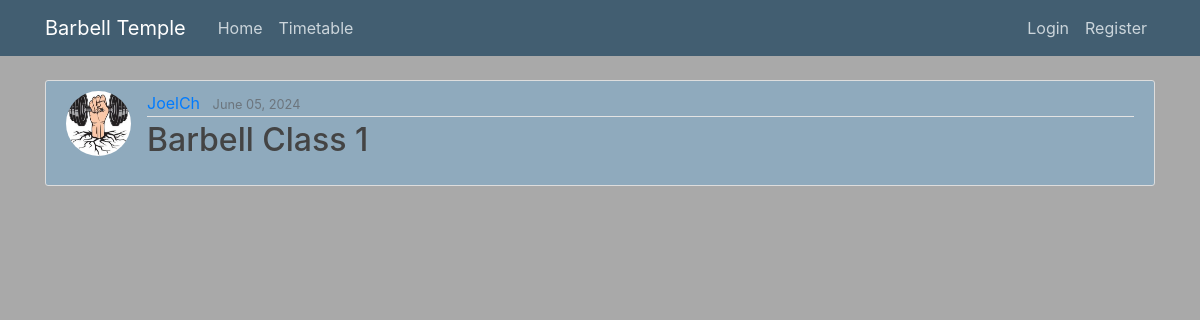
/, run on an earlier commit of the app's database.
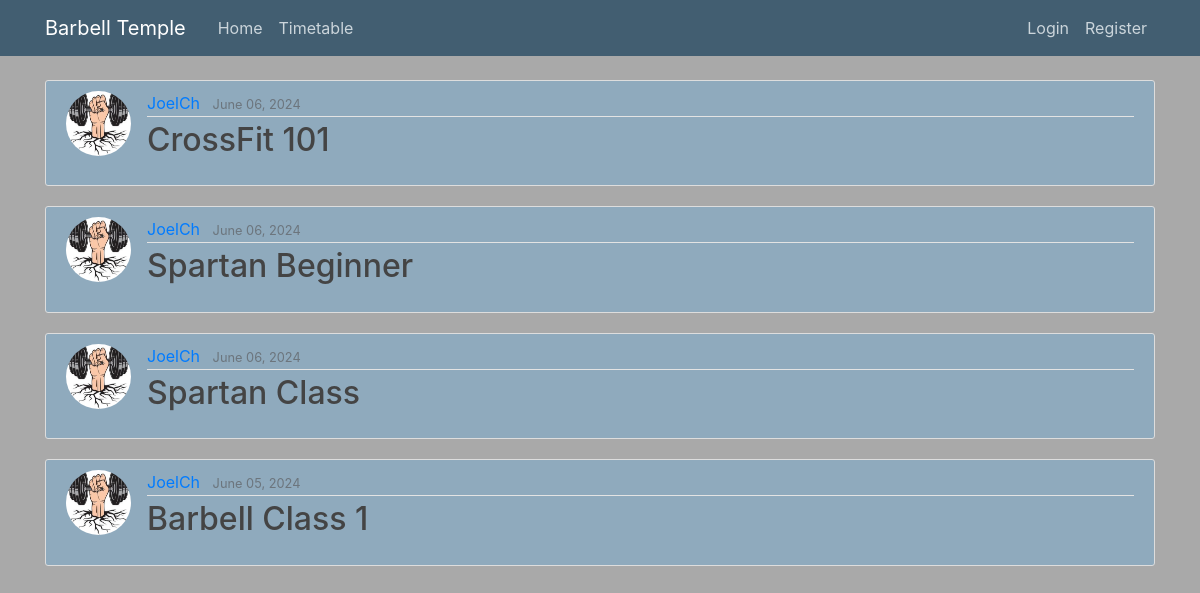
And on a later commit of the database.
### barbell_classes/models.py (models this page shows, shortened)
class BarbellClass(models.Model):
    title = models.CharField(max_length=100, help_text="Enter the title of the barbell class (e.g., 'Beginner Strength Training')")
    image = CloudinaryField('image', default='placeholder')
    date_posted = models.DateTimeField(default=timezone.now)
    author = models.ForeignKey(User, on_delete=models.CASCADE)
    date = models.TextField(default='', help_text="Enter the date and time of the class (e.g., '2024-06-15 10:00 AM')")
    duration = models.TextField(default='', help_text="Enter the duration of the class (e.g., '1 hour')")
    difficulty = models.TextField(default='', help_text="Enter the difficulty level of the class (e.g., 'Beginner', 'Intermediate', 'Advanced')")
    description = models.TextField(help_text="Provide a detailed description of the class")

### users/models.py (models this page shows, shortened)
class Profile(models.Model):
    user = models.OneToOneField(User, on_delete=models.CASCADE)
    image = models.ImageField(default='default.jpg', upload_to='profile_pictures')

### barbell_classes/views.py (the view)
# urls.py: path('', BarbellClassListView.as_view(), name='barbell_classes-home'),
class BarbellClassListView(ListView):
    model = BarbellClass
    template_name = 'barbell_classes/home.html'
    context_object_name = 'barbellclass_updates'
    ordering = ['-date_posted']

### barbell_classes/templates/barbell_classes/home.html (shortened to what this page needs)
{% extends "barbell_classes/base.html" %}
{% block content %}
    {% for barbellclass_update in barbellclass_updates %}
    <article class="media content-section">
        <img class="rounded-circle article-img" src="{{ barbellclass_update.author.profile.image.url }}">
        <div class="media-body">
            <div class="article-metadata">
                <a class="mr-2" href="#">{{ barbellclass_update.author }}</a>
                <small class="text-muted">{{ barbellclass_update.date_posted|date:"F d, Y" }}</small>
            </div>
            <h2><a class="article-title" href="{% url 'barbellclass-detail' barbellclass_update.id %}">{{ barbellclass_update.title }}</a></h2>
        </div>
    </article>
    {% endfor %}
{% endblock content %}

### barbell_classes/templates/barbell_classes/base.html (shortened to what this page needs)
{% load static %}
<!DOCTYPE html>
<html lang="en">
<head>
    <link rel="stylesheet" href="https://cdn.jsdelivr.net/npm/bootstrap@4.1.3/dist/css/bootstrap.min.css">
    <link href="https://cdn.jsdelivr.net/npm/@fullcalendar/core/main.css" rel="stylesheet" />
    <link href="https://cdn.jsdelivr.net/npm/@fullcalendar/daygrid/main.css" rel="stylesheet" />
    <link rel="stylesheet" type="text/css" href="{% static 'barbell_classes/main.css' %}">
</head>
<body>
    <header class="site-header">
        <nav class="navbar navbar-expand-md navbar-dark bg-steel fixed-top">
            <div class="container">
                <a class="navbar-brand mr-4" href="/">Barbell Temple</a>
                <div class="collapse navbar-collapse" id="navbarToggle">
                    <div class="navbar-nav mr-auto">
                        <a class="nav-item nav-link" href="{% url 'barbell_classes-home' %}">Home</a>
                        <a class="nav-item nav-link" href="{% url 'barbell_classes-timetable' %}">Timetable</a>
                    </div>
                    <div class="navbar-nav">
                      {% if user.is_authenticated %}
                        {% if user.is_staff or user.is_superuser %}
                          <a class="nav-item nav-link" href="{% url 'barbellclass-create' %}">New Class</a>
                        {% else %}
                          <a class="nav-item nav-link" href="{% url 'my_barbellclasses' %}">My Barbell Classes</a>
                        {% endif %}
                        <a class="nav-item nav-link" href="{% url 'profile' %}">Profile</a>
                        <a class="nav-item nav-link" href="{% url 'logout' %}">Logout</a>
                      {% else %}
                        <a class="nav-item nav-link" href="{% url 'login' %}">Login</a>
                        <a class="nav-item nav-link" href="{% url 'registration' %}">Register</a>
                      {% endif %}
                    </div>
                </div>
            </div>
        </nav>
    </header>
    <main role="main" class="container">
        <div class="row">
          <div class="col-md-12">
            {% block content %}{% endblock %}
          </div>
        </div>
      </main>
</body>
</html>

### barbell_classes/static/barbell_classes/main.css (style rules this page uses)
body { background: gray; color: gray; background-color: darkgray; margin-top: 5rem; }
h1, h2, h3, h4, h5, h6 { color: #444444; }
.bg-steel { background-color: #425e71; }
.site-header .navbar-nav .nav-link { color: #cbd5db; }
.content-section { background: #8faabd; padding: 10px 20px; border: 1px solid #dddddd; border-radius: 3px; margin-bottom: 20px; }
.article-title { color: #444444; }
.article-img { height: 65px; width: 65px; margin-right: 16px; }
.article-metadata { padding-bottom: 1px; margin-bottom: 4px; border-bottom: 1px solid #e3e3e3 }

What changed in the data, as far as the page shows it:
added BarbellClass: author.profile.image (picture), author "JoelCh", date_posted "June 06, 2024", title "CrossFit 101"
added BarbellClass: author.profile.image (picture), author "JoelCh", date_posted "June 06, 2024", title "Spartan Beginner"
added BarbellClass: author.profile.image (picture), author "JoelCh", date_posted "June 06, 2024", title "Spartan Class"
